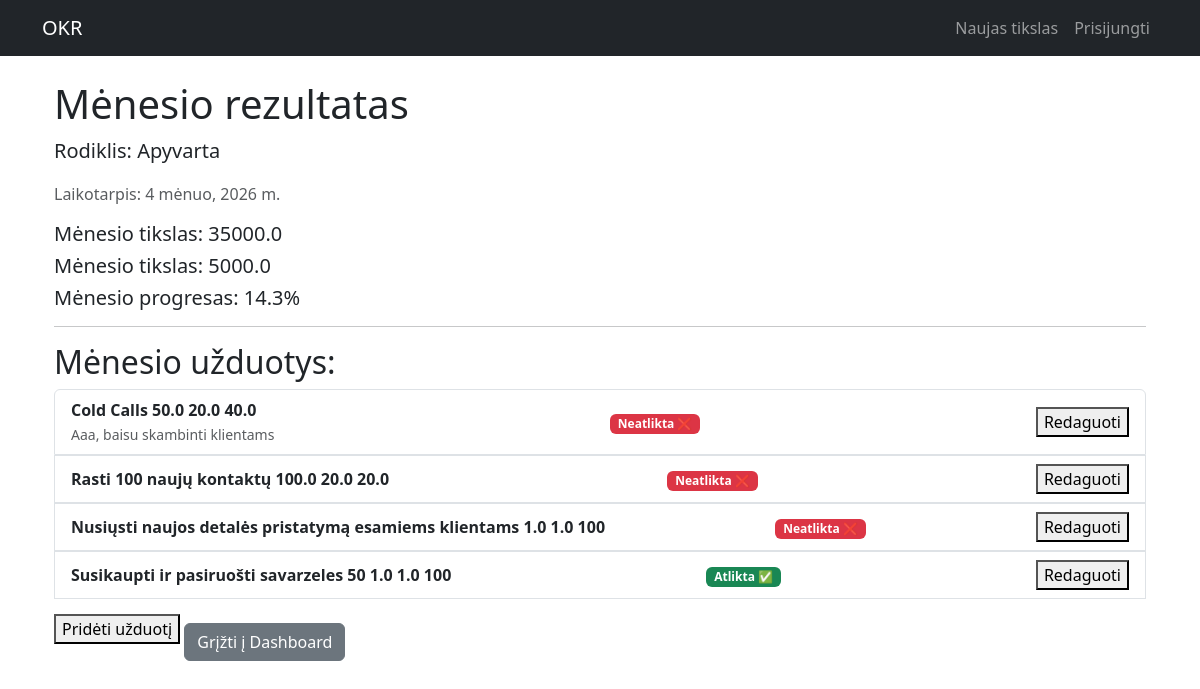
/2026/4/16/, run on an earlier commit of the app's database.
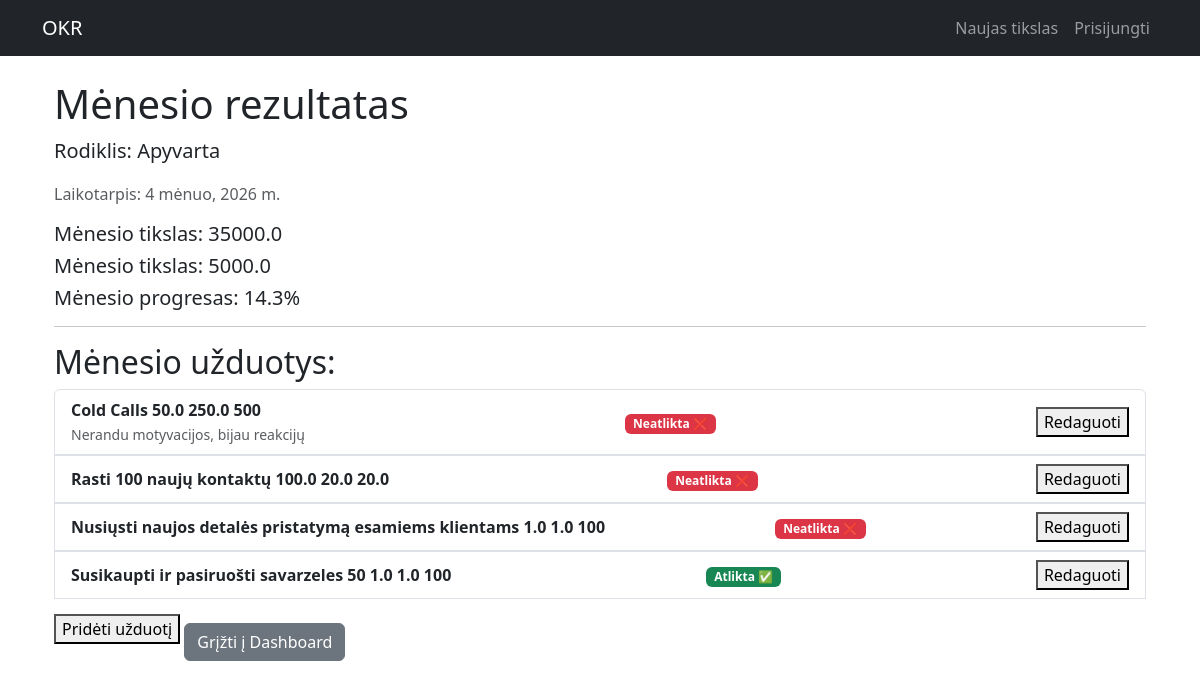
And on a later commit of the database.
### okr/models.py (models this page shows, shortened)
class Action(models.Model):
    month_result = models.ForeignKey(MonthResult, on_delete=models.CASCADE)
    action_item = models.CharField(max_length=200)
    unit = models.ForeignKey(Unit, on_delete=models.SET_NULL, null=True)
    planned_result = models.DecimalField(max_digits=12, decimal_places=1)
    actual_result = models.DecimalField(max_digits=12, decimal_places=1, null=True, blank=True)
    is_done= models.BooleanField(default=False)
    notes = models.TextField(null=True, blank=True, verbose_name="Komentarai / Problemos sprendimas")
    @property
    def action_achievement_percentage(self):
        if self.planned_result and self.actual_result:
            return (self.actual_result / self.planned_result) * 100
        return 0

### okr/views.py (the view)
# urls.py: path('<int:year>/<int:month>/<int:kr_id>/', views.action_items, name='action_items'),
def action_items(request, year, month, kr_id):
    month_result = get_object_or_404(
        MonthResult,
        id=kr_id,
        month=month,
        monthly_key_result__objective__year=year,
    )
    if request.method == 'POST':
        if request.POST.get('form_type') == 'month_result':
            form = MonthResultForm(request.POST, instance=month_result)
            if form.is_valid():
                form.save()
        elif request.POST.get('form_type') == 'action':
            action_form = ActionForm(request.POST)
            if action_form.is_valid():
                action = action_form.save(commit=False)
                action.month_result = month_result
                action.save()
        elif request.POST.get('form_type') == 'action_update':
            action_id = request.POST.get('action_id')
            action = get_object_or_404(Action, id=action_id)
            action_update_form = ActionUpdateForm(request.POST, instance=action)
            if action_update_form.is_valid():
                action_update_form.save()
        return redirect('action_items', year=year, month=month, kr_id=kr_id)
    else:
        form = MonthResultForm(instance=month_result)
        action_form = ActionForm()
    return render(request, 'actions.html', {
        'month_result': month_result,
        'actions': month_result.action_set.all(),
        'form': form,
        'action_form': action_form,
    })

### okr/models.py (called while the page is built)
    def __str__(self):
        return self.name

    @property
    def achievement_percentage(self):
        if self.planned_result and self.actual_result:
            return (self.actual_result / self.planned_result) * 100
        return 0

### okr/templates/actions.html (shortened to what this page needs)
{% extends "base.html" %}
{% block content %}
<div class="container mt-4">
    <h1>Mėnesio rezultatas</h1>
    <p class="lead">Rodiklis: {{ month_result.monthly_key_result.name }}</p>
    <p class="text-muted">Laikotarpis: {{ month_result.month }} mėnuo, {{ month_result.monthly_key_result.objective.year }} m.</p>
    <h5>Mėnesio tikslas: {{ month_result.planned_result }}</h5>
    <h5>Mėnesio tikslas: {{ month_result.actual_result }}</h5>
    <h5>Mėnesio progresas: {{ month_result.achievement_percentage|floatformat:1 }}%</h5>
    <hr>
    <h2>Mėnesio užduotys:</h2>
    <ul class="list-group">
        {% for action in actions %}
            <li class="list-group-item d-flex justify-content-between align-items-center">
                <div>
                    <strong>{{ action.action_item }}</strong>
                    <strong>{{ action.planned_result }}</strong>
                    <strong>{{ action.actual_result }}</strong>
                    <strong>{{ action.action_achievement_percentage }}</strong>
                    {% if action.notes %}
                        <br><small class="text-muted">{{ action.notes }}</small>
                    {% endif %}
                </div>
                <span>
                    {% if action.is_done %}
                        <span class="badge bg-success text-white">Atlikta ✅</span>
                    {% else %}
                        <span class="badge bg-danger text-white">Neatlikta ❌</span>
                    {% endif %}
                </span>
                <button data-bs-toggle="modal" data-bs-target="#action-{{ action.id }}">
                    Redaguoti
                </button>
            </li>
{% endfor %}
    </ul>
<button data-bs-toggle="modal" data-bs-target="#actionModal">
    Pridėti užduotį
</button>
    <a href="{% url 'dashboard' month_result.monthly_key_result.objective.id %}" class="btn btn-secondary mt-4">
        Grįžti į Dashboard
    </a>
</div>
{% endblock %}

What changed in the data, as far as the page shows it:
changed Action "Cold Calls": actual_result "20.0" → "250.0"; action_achievement_percentage "40.0" → "500"; notes "Aaa, baisu skambinti klientams" → "Nerandu motyvacijos, bijau reakcijų"
